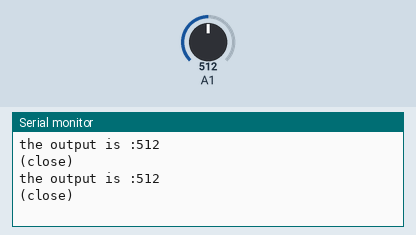
Bench run of a sketch on a simulated Arduino Uno, built with avr-gcc and run on an emulated ATmega328P. Shown: the last lines printed to the serial monitor. The test bench sets the inputs (shaded band); at power-on: A1 = 512.

Above: at 1.8 s.
1.9 s: A1 set to 484
At 2.8 s:
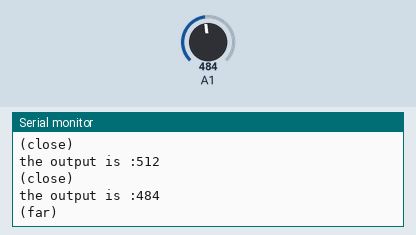
4.5 s: A1 set to 510
At 5.4 s:
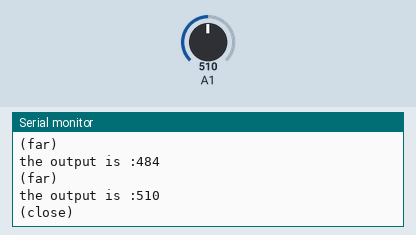
Timing chart, 0 to 7.5 s (numbered marks = the images above; inputs shaded):
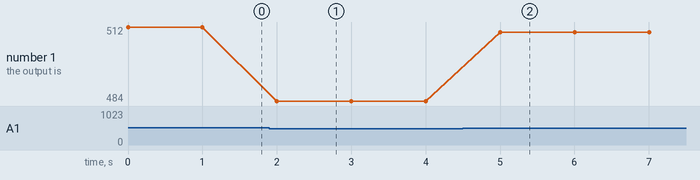

Measured:
- the behaviour switches between 500 and 499 on A1 (found by bisection; images 0 and 1)
- after the input at 1.9 s, the serial monitor: prints a new line after 0.10 s (image 1)
- after the input at 4.5 s, the serial monitor: prints a new line after 0.50 s (image 2)
- plotted number 1: 512 → 484 after the input at 1.9 s, 484 → 510 after the input at 4.5 s

The sketch:

proximity_sensor.ino
```cpp
int x=0;
void setup() {
  Serial.begin(9600);
}

void loop()
{
  x=analogRead(A1);
  Serial.write("the output is :");
  Serial.println(x);
  if(x<500)
  Serial.write("(far)");
  else
  Serial.write("(close)");
  Serial.write('\n');
  delay(1000);
}
```
